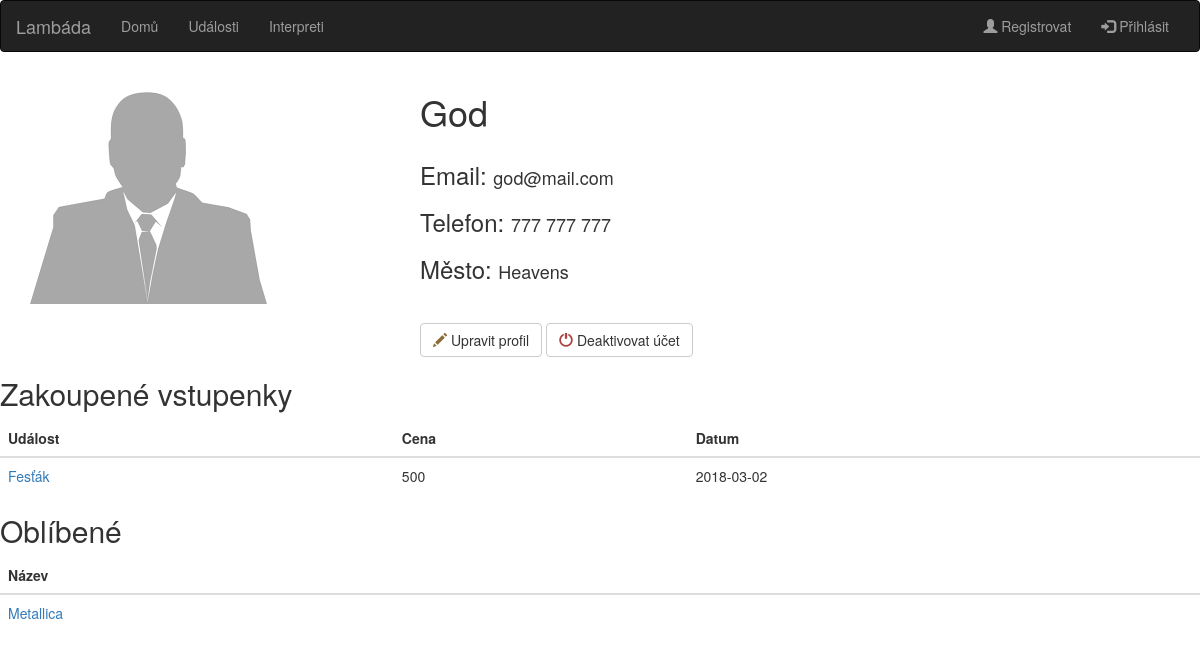
Screenshot of /profil.php?login=Admin with the database file from the repository.
### tables this page shows
CREATE TABLE uzivatel (
  login VARCHAR(30) NOT NULL,
  heslo VARCHAR(30) NOT NULL, 
  jmeno VARCHAR(50) NOT NULL,
  mesto VARCHAR(30),
  email VARCHAR(50) NOT NULL,
  tel_cislo VARCHAR(20),
  prava VARCHAR(10) DEFAULT 'user'
);

CREATE TABLE vstupenka (
  cislo_vstup INTEGER NOT NULL AUTO_INCREMENT, 
  cena INTEGER,
  login CHAR(11) NOT NULL, 
  typ VARCHAR(10) NOT NULL,
  udalost VARCHAR(50),
  dat_zac DATE,
  PRIMARY KEY (cislo_vstup)
);

CREATE TABLE oblibenec (
  login CHAR(11),
  interpret VARCHAR(50)
);

### profil.php (the view, shortened to what this page needs)
<!DOCTYPE html>
<html>
	<head>
		<link rel="stylesheet" href="https://maxcdn.bootstrapcdn.com/bootstrap/3.3.7/css/bootstrap.min.css">
		<link rel="stylesheet" href="style.css">
	</head>
	<body>
		<?php include 'database.php'; ?>
		<nav class="navbar navbar-inverse">
			<div class="container-fluid">
				<div class="navbar-header">
					<a class="navbar-brand" href="index.php">Lambáda</a>
				</div>
				<div class="collapse navbar-collapse" id="myNavbar">
					<ul class="nav navbar-nav">
						<li><a href="index.php">Domů</a></li>
						<li><a href="udalosti.php">Události</a></li>
						<li><a href="interpreti.php">Interpreti</a></li>
					</ul>
					<ul class="nav navbar-nav navbar-right <?php if (isset($_SESSION['uzivatel'])) echo hidden?>">
						<li><a href="registration.php"><span class="glyphicon glyphicon-user"></span> Registrovat</a></li>
						<li><a href="#" data-toggle="popover" title="Přihlášení" data-placement="bottom" data-html="true" data-content='<?=$loginForm?>'><span class="glyphicon glyphicon-log-in"></span> Přihlásit</a></li>
					</ul>
				</div>
			</div>
		</nav>
		<?php
			$sql = "SELECT * FROM uzivatel WHERE login = '".$_GET["login"]."'";
			$result = $conn->query($sql);
			$row = $result->fetch_assoc();
			$majitel = $row['login'];
		?>
			<div class='container'>
				<div class='row'>
					<div class='col-12 col-md-4'>
						<br>
						<img src='images/generic.png' class='profile_pic' class='img-responsive'>
						<br>
					</div>
					<div class='col-12 col-md-6'>
						<?php if(!isset($_POST['edit'])){
							echo "<h1>" .$row["jmeno"]. "</h1>";
						}
						?>
						<br>
						<?php if (!isset($_POST['edit'])){ ?>
								<h3>Email: </h3>	<h4><?echo $row["email"] ?></h4>
								<br><br>
								<h3>Telefon: </h3>	<h4><?echo $row["tel_cislo"]?></h4>
								<br><br>
								<h3>Město: </h3>	<h4><?echo $row["mesto"]?></h4>
							<? } else { ?>
								<? if (isset($_SESSION['admin'])) { ?>
								<h3>Práva:</h3> <br>
									<label class="radio-inline"><input type="radio" name="type" value="user" <? if($row["prava"] == "user")echo "checked"?>>user</label>
									<label class="radio-inline"><input type="radio" name="type" value="admin" <? if($row["prava"] == "admin") echo "checked"?>>admin</label>
							 <? } } ?>
						<br><br><br>
						<?php if (!isset($_POST['edit'])) { ?>
						<form action='' method='post'><button type='submit' name='edit' value='true' class='btn btn-default'><span class="glyphicon glyphicon-pencil text-warning"></span> Upravit profil</button>
						<form action='' method='post'><button type='submit' name='deactivate' value=<?php echo $row["login"];?> class='btn btn-default'><span class='glyphicon glyphicon-off text-danger'></span> Deaktivovat účet</button>
						<? } ?>
					</div>
				</div>
			</div>
		<h2>Zakoupené vstupenky</h2>
		<table class='table table-hover'>
			<thead><tr><th>Událost</th><th>Cena</th><th>Datum</th></tr></thead>
			<?php
				$sql = "SELECT * FROM vstupenka WHERE login='".$majitel."'";
				$result = $conn->query($sql);
				if ($result->num_rows > 0) {
			?>
			<tbody>
				<?while($row = $result->fetch_assoc()) {?>
				<tr>
					<td><a href = "udalost.php?u=<?echo $row['udalost']?>" > <?echo $row["udalost"]?> </a></td>
					<td><?echo $row["cena"]?></td>
					<td><?echo $row["dat_zac"]?></td>
				</tr>
				<?}?>
				<?}?>
			</tbody>
		</table>
		<h2>Oblíbené</h2>
		<table class='table table-hover'>
			<thead><tr><th>Název</th></tr></thead>
			<?php
				$sql = "SELECT * FROM oblibenec WHERE login='".$majitel."'";
				$result = $conn->query($sql);
				if ($result->num_rows > 0) {
			?>
			<tbody>
				<?while($row = $result->fetch_assoc()) {?>
				<tr>
					<td><a href = "kapela.php?jmeno=<?echo $row['interpret']?>" > <?echo $row["interpret"]?> </a></td>
				</tr>
				<?}?>
				<?}?>
			</tbody>
		</table>
	</body>
</html>

### style.css (style rules this page uses)
.profile_pic { max-height: 250px; }
h3, h4 { display:inline; }

### rows the page displays
uzivatel: jmeno "God", email "god@mail.com", tel_cislo "777 777 777", mesto "Heavens"
vstupenka: udalost "Fesťák", cena "500", dat_zac "2018-03-02"
oblibenec: interpret "Metallica"
